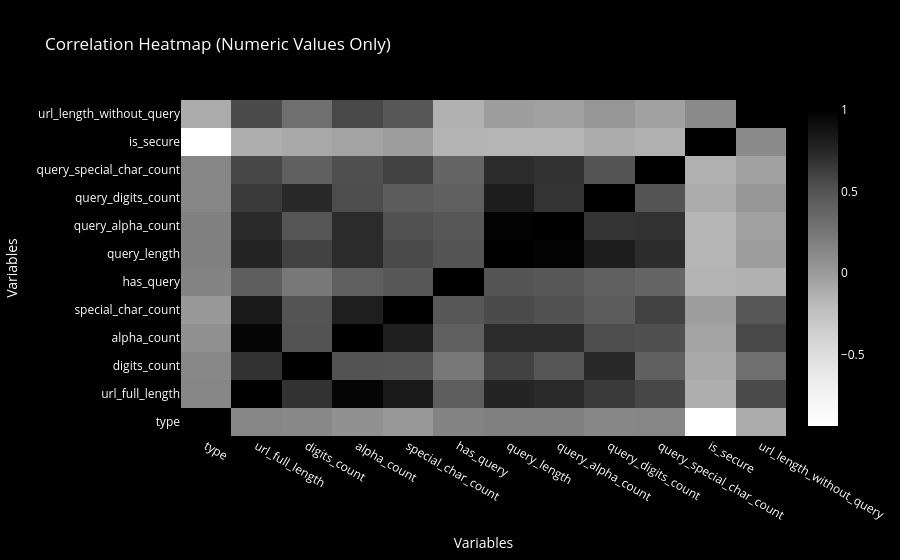

Notebook source saved alongside this figure:
### Code cell
# 衡量各个数值特征值的线性关系
numeric_data = data.select_dtypes(include='number')

# 计算数值列的皮尔逊相关系数矩阵（衡量变量间线性相关程度），一个方阵
corr_matrix = numeric_data.corr()

heatmap = go.Heatmap(
    z=corr_matrix.values,
    x=corr_matrix.columns,
    y=corr_matrix.columns,
    colorscale='Greys',  
)


layout = go.Layout(
    title='Correlation Heatmap (Numeric Values Only)',
    xaxis=dict(title='Variables'),
    yaxis=dict(title='Variables'),
    plot_bgcolor='black', 
    paper_bgcolor='black', 
    font=dict(color='white')  
)


fig = go.Figure(data=heatmap, layout=layout)


fig.show()

### Figure 1 — Plotly figure (JSON) as saved in the notebook; plotly's stock layout.template omitted (floating-point values rounded to 4 significant figures; data arrays with more than 128 entries replaced by an {"elided": "..."} marker saying what was removed)
{"data": [{"colorscale": [[0, "rgb(255,255,255)"], [0.125, "rgb(240,240,240)"], [0.25, "rgb(217,217,217)"], [0.375, "rgb(189,189,189)"], [0.5, "rgb(150,150,150)"], [0.625, "rgb(115,115,115)"], [0.75, "rgb(82,82,82)"], [0.875, "rgb(37,37,37)"], [1, "rgb(0,0,0)"]], "type": "heatmap", "x": ["type", "url_full_length", "digits_count", "alpha_count", "special_char_count", "has_query", "query_length", "query_alpha_count", "query_digits_count", "query_special_char_count", "is_secure", "url_length_without_query"], "y": ["type", "url_full_length", "digits_count", "alpha_count", "special_char_count", "has_query", "query_length", "query_alpha_count", "query_digits_count", "query_special_char_count", "is_secure", "url_length_without_query"], "z": {"elided": "12x12 float values"}}], "layout": {"font": {"color": "white"}, "paper_bgcolor": "black", "plot_bgcolor": "black", "title": {"text": "Correlation Heatmap (Numeric Values Only)"}, "xaxis": {"title": {"text": "Variables"}}, "yaxis": {"title": {"text": "Variables"}}}}
